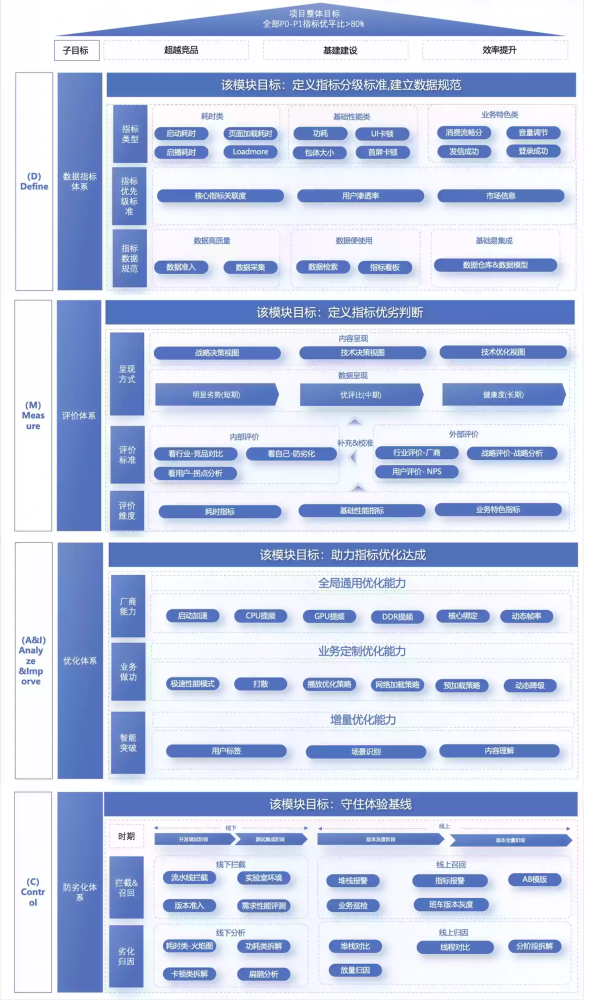
#> input picture 连屏/连屏技术领域洞察/assets/out-20260605163010121.webp, 1769 x 3000 px, given in place of out-20260605163010121.png, which was not available (shown at 1/3 size)
$ python make_comparison.py
#> lines starting #> are read from the running program, lines starting #| are printed output that depends on the picture; pictures that were not available may be replaced by others from this repository, and a replacement may not be noted
#!/usr/bin/env python3
"""生成压缩前后对比图（原图来自备份目录），用于人工检查清晰度。"""
import os
from PIL import Image, ImageDraw

ROOT = "/Users/wzb/Library/Mobile Documents/com~apple~CloudDocs/Documents/快手/icloud文稿/Knowledge_Ability/Result/Result_Resume_Wiki"
BACKUP = os.path.join(ROOT, "WorkBuddyRaw", "临时", "图片压缩备份", "2026-08-10")
OUT = os.path.join(ROOT, "WorkBuddyRaw", "临时", "压缩效果对比")

SAMPLES = [
    "连屏/连屏技术领域洞察/assets/out-20260605163010121.png",  # 6512px 超宽大图
    "连屏/领域建模/assets/out-20260605161409089.png",           # 1534px 未缩放
    "连屏/连屏技术领域洞察/assets/out-20260605163003608.png",   # 竖图 1080x2336
]

os.makedirs(OUT, exist_ok=True)
DISPLAY_W = 480

for rel in SAMPLES:
    orig = os.path.join(BACKUP, rel)
    new = os.path.join(ROOT, rel)
    if not (os.path.exists(orig) and os.path.exists(new)):
        print(f"缺少文件: {rel}")
        continue
    a = Image.open(orig)
#> a is the input picture: PIL image 1769x3000 RGBA; mean R, G, B, A 193.2, 203.6, 228.6, 252.1
    b = Image.open(new)
    a.thumbnail((DISPLAY_W, DISPLAY_W * 4), Image.LANCZOS)
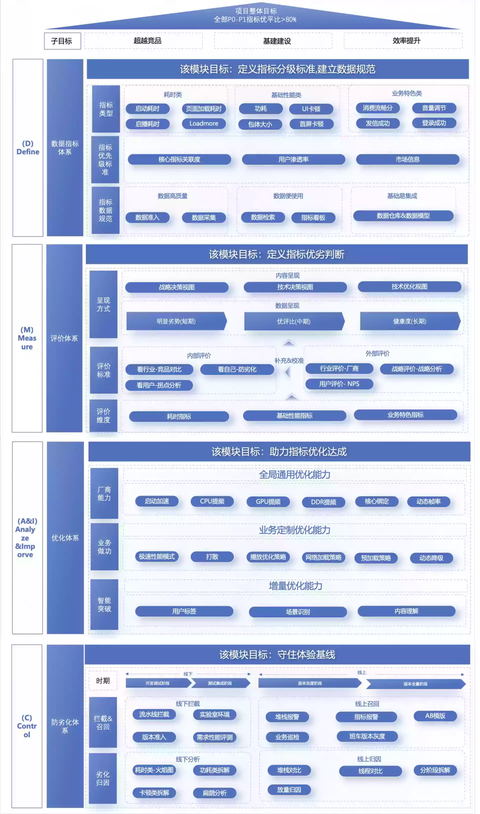
#> a: PIL image 480x814 RGBA; mean R, G, B, A 193.9, 204.2, 229.2, 252.1; transparent parts drawn white
    b.thumbnail((DISPLAY_W, DISPLAY_W * 4), Image.LANCZOS)
    if a.mode != "RGB":
        a = a.convert("RGB")
#> a: PIL image 480x814 RGB
    if b.mode != "RGB":
        b = b.convert("RGB")
    h = max(a.size[1], b.size[1])
#> h = 814
    canvas = Image.new("RGB", (DISPLAY_W * 2 + 20, h + 30), "white")
#> canvas: PIL image 980x844 RGB; every value is 255
    canvas.paste(a, (0, 30))
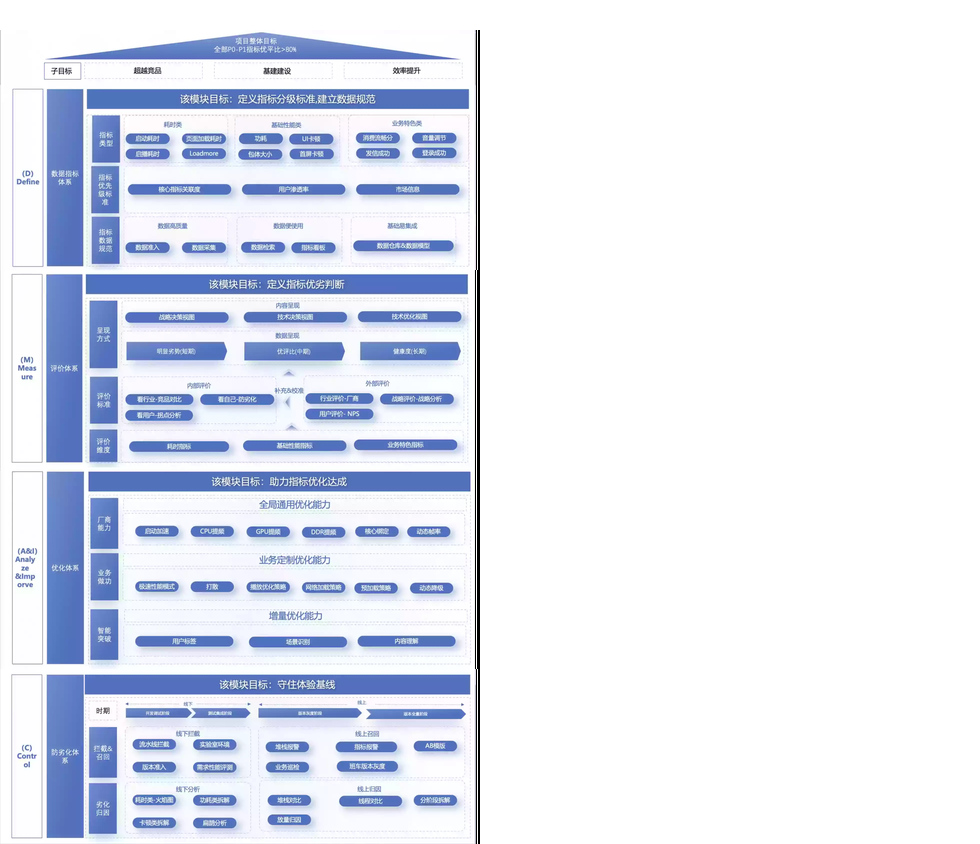
#> canvas: PIL image 980x844 RGB; mean R, G, B 226.1, 231, 242.8
    canvas.paste(b, (DISPLAY_W + 20, 30))
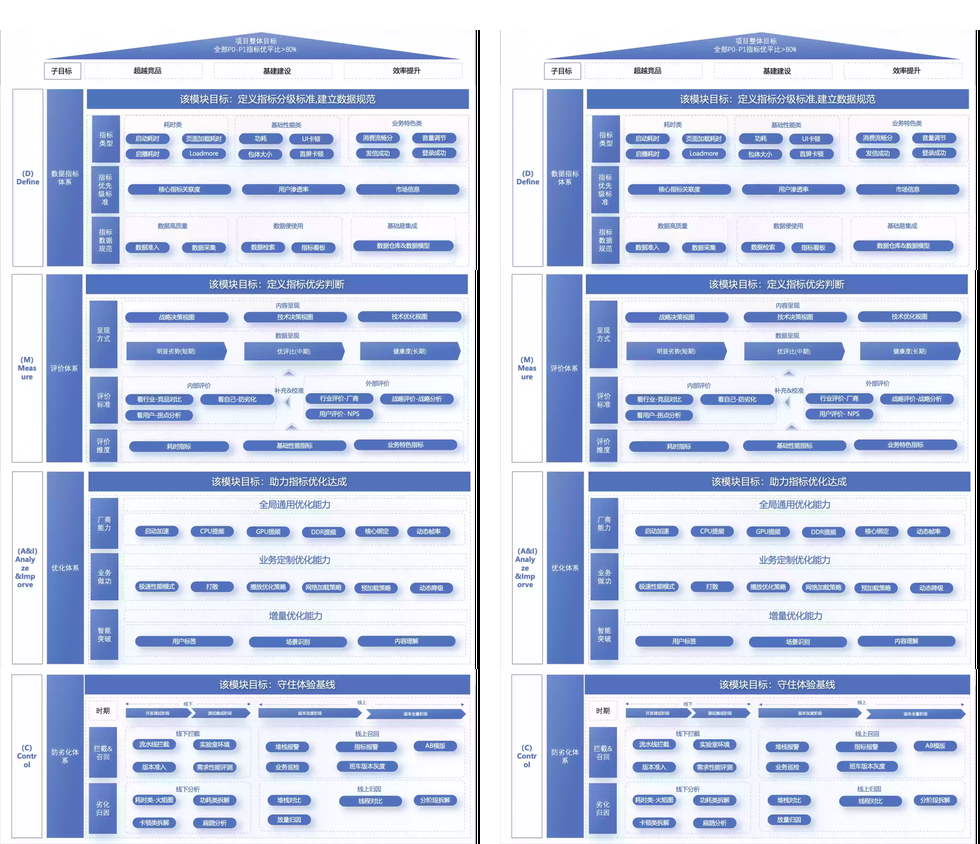
#> canvas: PIL image 980x844 RGB; mean R, G, B 197.3, 207, 230.7
    d = ImageDraw.Draw(canvas)
    d.text((10, 8), "原图", fill="black")
    d.text((DISPLAY_W + 30, 8), "压缩后", fill="black")
    d.text((10, h - 14), f"{os.path.getsize(orig)/1048576:.2f}MB", fill="red")
    d.text((DISPLAY_W + 30, h - 14), f"{os.path.getsize(new)/1048576:.2f}MB", fill="red")
    name = rel.replace("/", "_").replace(".png", "")
    canvas.save(os.path.join(OUT, f"对比_{name}.png"))
    print(f"已生成对比图: {name}")
#> pass 2 of the loop `for rel in SAMPLES:`:
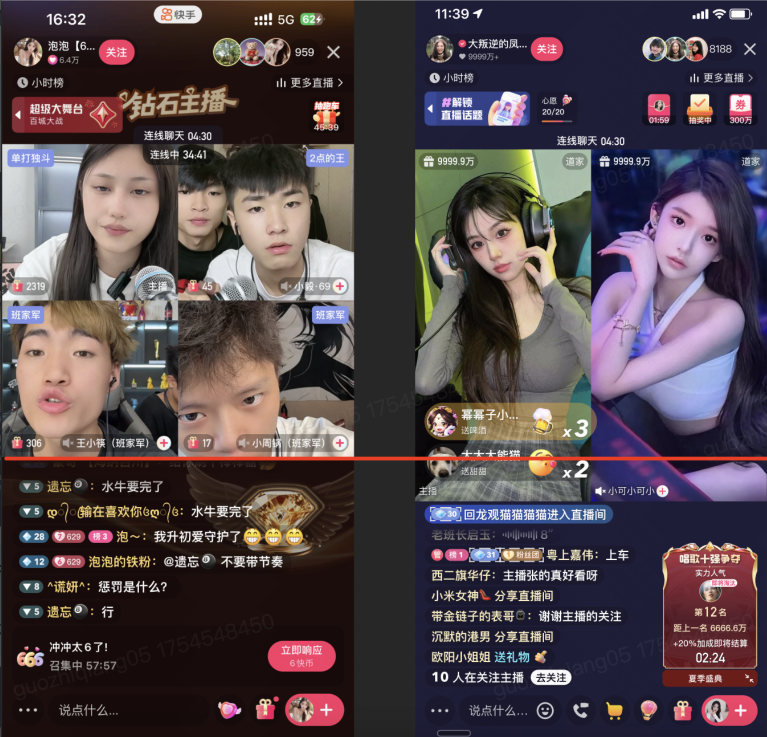
#> input picture 连屏/领域建模/assets/out-20260605161409089.png, 1534 x 1474 px, found by its file name (shown at 1/2 size)
#> a is the input picture: PIL image 1534x1474 RGBA; mean R, G, B, A 82.2, 69.9, 75.4, 255
#> `canvas.paste(a, (0, 30))`:
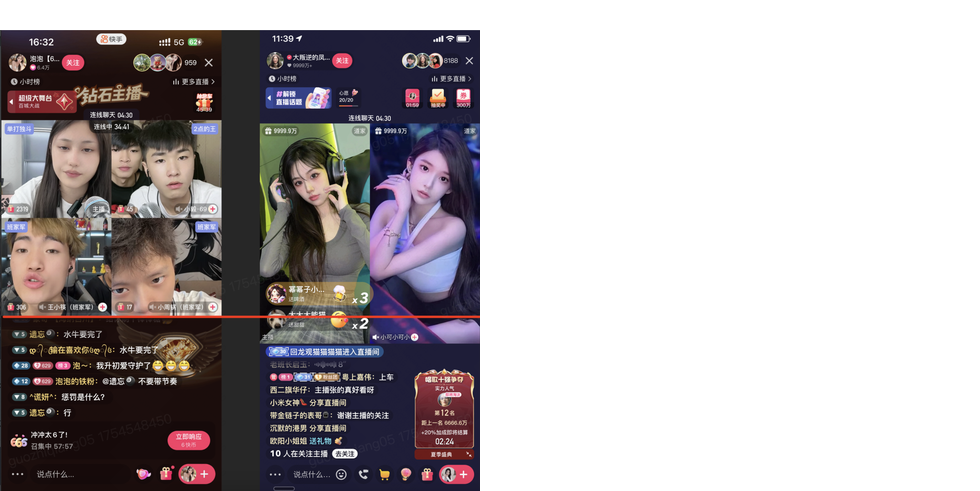
#> canvas: PIL image 980x491 RGB; mean R, G, B 175.5, 169.9, 172.4
#> `canvas.save(os.path.join(OUT, f"对比_{name}.png"))`:
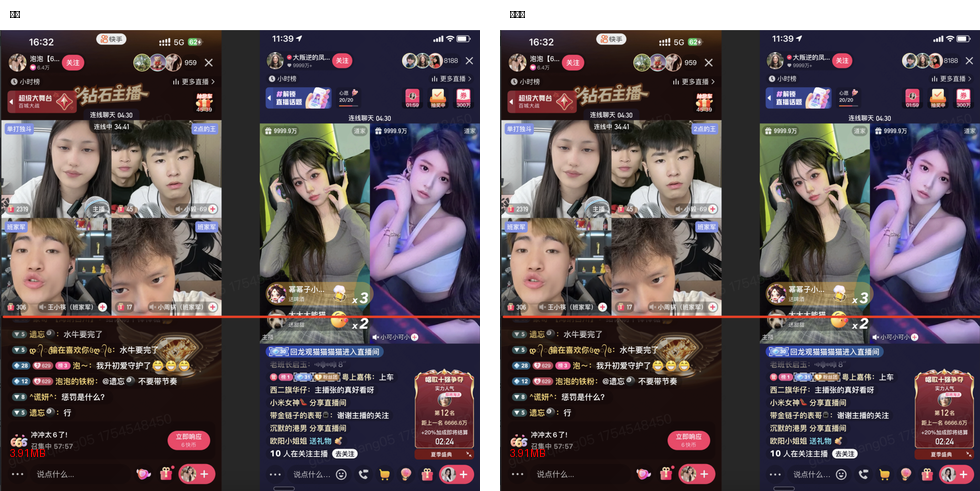
#> saved as 对比_连屏_领域建模_assets_out-20260605161409089.png: PIL image 980x491 RGB; mean R, G, B 96.1, 84.7, 89.7
#> pass 3 of the loop `for rel in SAMPLES:`:
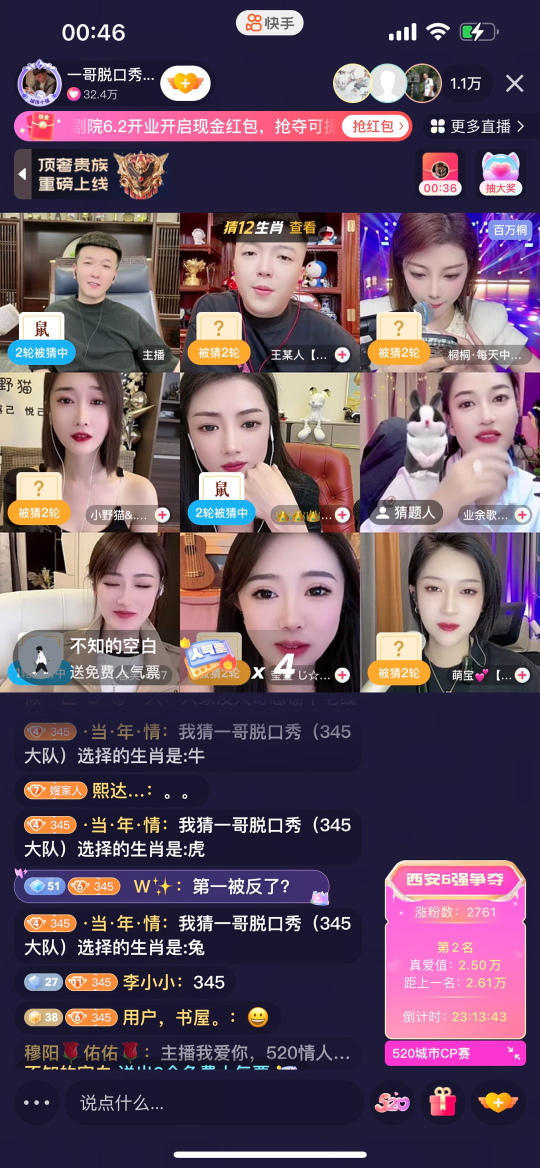
#> input picture 连屏/连屏技术领域洞察/assets/out-20260605163003608.png, 1080 x 2336 px, found by its file name (shown at 1/2 size)
#> a is the input picture: PIL image 1080x2336 RGB; mean R, G, B 100.9, 80.6, 97.9
#> `canvas.paste(a, (0, 30))`:
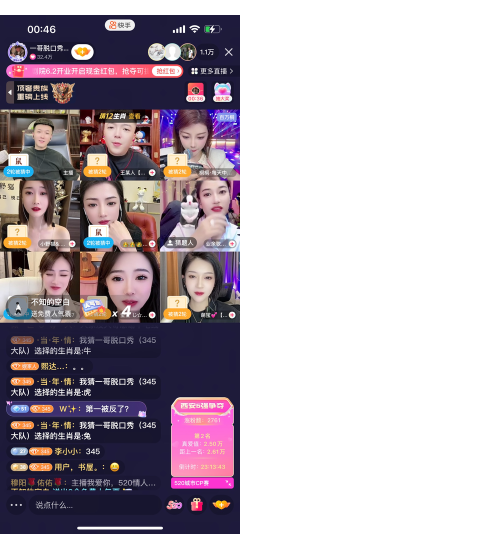
#> canvas: PIL image 980x1068 RGB (shown at 1/2 size); mean R, G, B 181.6, 171.9, 180.2
#> `canvas.paste(b, (DISPLAY_W + 20, 30))`:
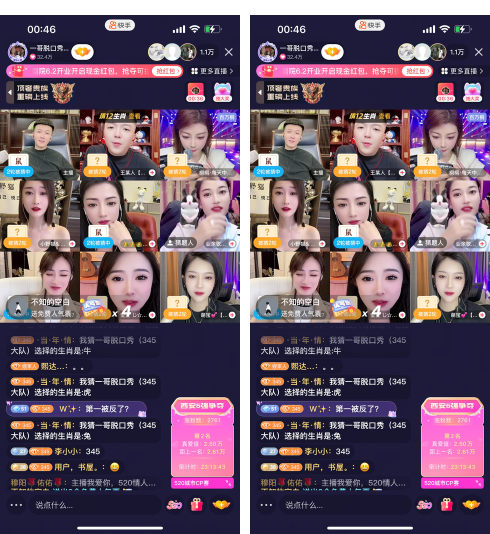
#> canvas: PIL image 980x1068 RGB (shown at 1/2 size); mean R, G, B 108.2, 88.9, 105.3

# 额外做一张局部放大对比（检查文字清晰度）
rel = "连屏/连屏技术领域洞察/assets/out-20260605163010121.png"
orig = os.path.join(BACKUP, rel)
new = os.path.join(ROOT, rel)
a = Image.open(orig).convert("RGB")
#> a: PIL image 1769x3000 RGB
b = Image.open(new).convert("RGB")
# 取左上角 400x300 区域放大 2 倍看细节
a_crop = a.crop((0, 0, 400, 300)).resize((800, 600), Image.NEAREST)
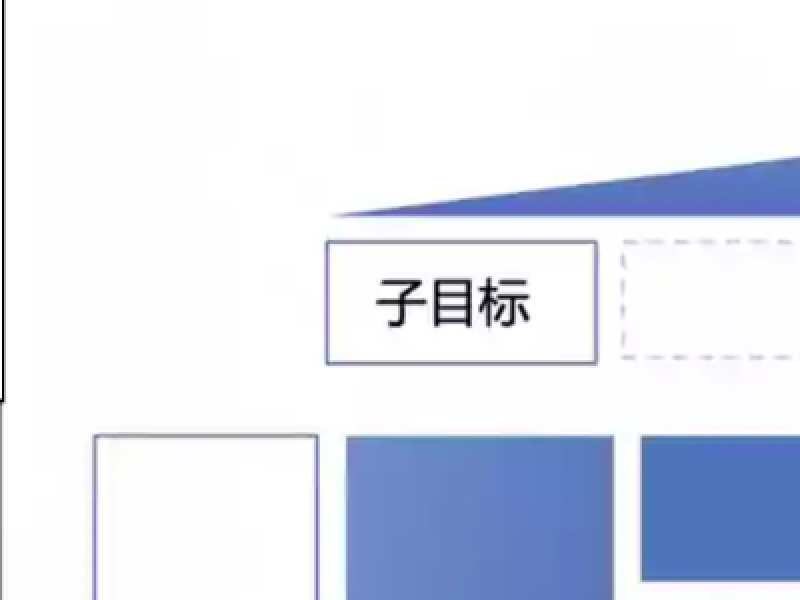
#> a_crop: PIL image 800x600 RGB; mean R, G, B 223.3, 228.2, 240.4
b_crop = b.crop((0, 0, 400, 300)).resize((800, 600), Image.NEAREST)
canvas = Image.new("RGB", (1620, 600), "white")
#> canvas: PIL image 1620x600 RGB; every value is 255
canvas.paste(a_crop, (0, 0))
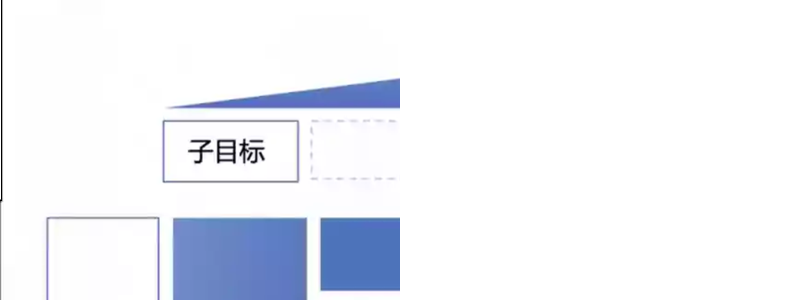
#> canvas: PIL image 1620x600 RGB (shown at 1/2 size); mean R, G, B 239.4, 241.8, 247.8
canvas.paste(b_crop, (820, 0))
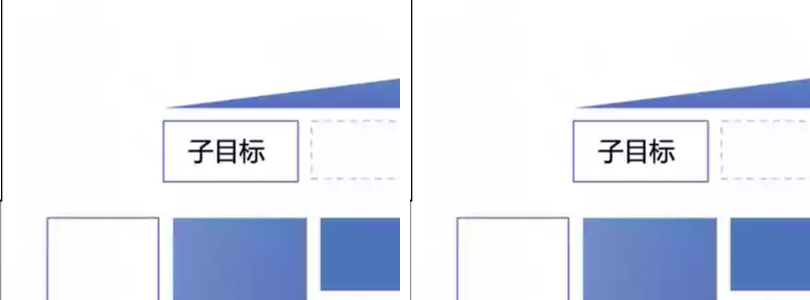
#> canvas: PIL image 1620x600 RGB (shown at 1/2 size); mean R, G, B 223.7, 228.6, 240.6
d = ImageDraw.Draw(canvas)
d.text((10, 5), "原图局部放大2x", fill="red")
d.text((830, 5), "压缩后局部放大2x", fill="red")
canvas.save(os.path.join(OUT, "细节放大对比.png"))
print("已生成细节放大对比图")
